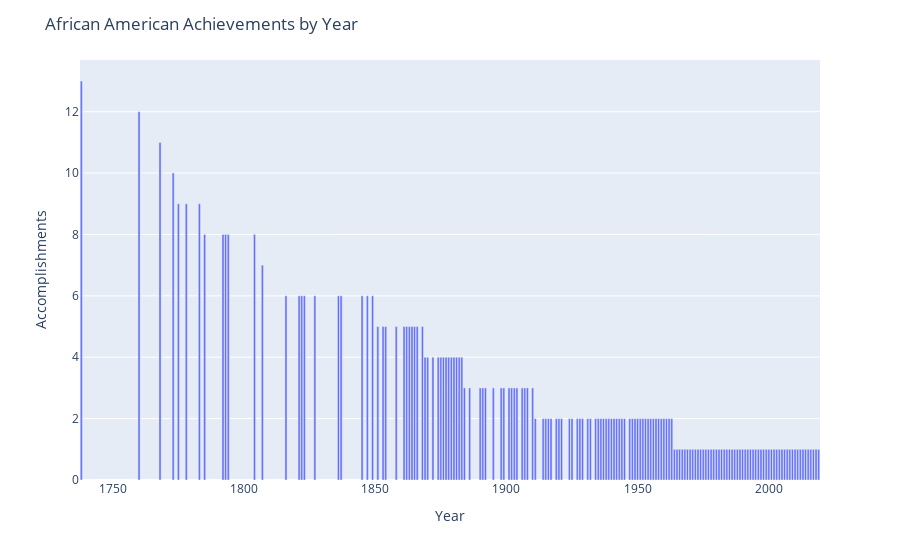

The notebook cell this image was saved under:
### Code cell
# I would like to plot a bar graph that shows the breakdown of accomplishments across time

# Calculate the values for the x and y axis
x = list(firstsDF['year'].unique())
y = firstsDF['year'].value_counts()

# Create a express bar chart 
fig2 = px.bar(x=x, y=y)

# Style the figure 
fig2.update_layout(title='African American Achievements by Year',
                  xaxis_title='Year', 
                  yaxis_title='Accomplishments')
fig2.show()

# the accomplishments seem to be on a declining trajectory over time

### Figure 1 — Plotly figure (JSON) as saved in the notebook; plotly's stock layout.template omitted (floating-point values rounded to 4 significant figures; data arrays with more than 128 entries replaced by an {"elided": "..."} marker saying what was removed)
{"data": [{"alignmentgroup": "True", "hovertemplate": "x=%{x}<br>y=%{y}<extra></extra>", "legendgroup": "", "marker": {"color": "#636efa", "pattern": {"shape": ""}}, "name": "", "offsetgroup": "", "orientation": "v", "showlegend": false, "textposition": "auto", "type": "bar", "x": {"elided": "163 int values"}, "xaxis": "x", "y": {"elided": "163 int values"}, "yaxis": "y"}], "layout": {"autosize": true, "barmode": "relative", "legend": {"tracegroupgap": 0}, "margin": {"t": 60}, "title": {"text": "African American Achievements by Year"}, "xaxis": {"anchor": "y", "autorange": true, "domain": [0, 1], "range": [1738.0, 2020.0], "title": {"text": "Year"}, "type": "linear"}, "yaxis": {"anchor": "x", "autorange": true, "domain": [0, 1], "range": [0, 13.68], "title": {"text": "Accomplishments"}, "type": "linear"}}}
